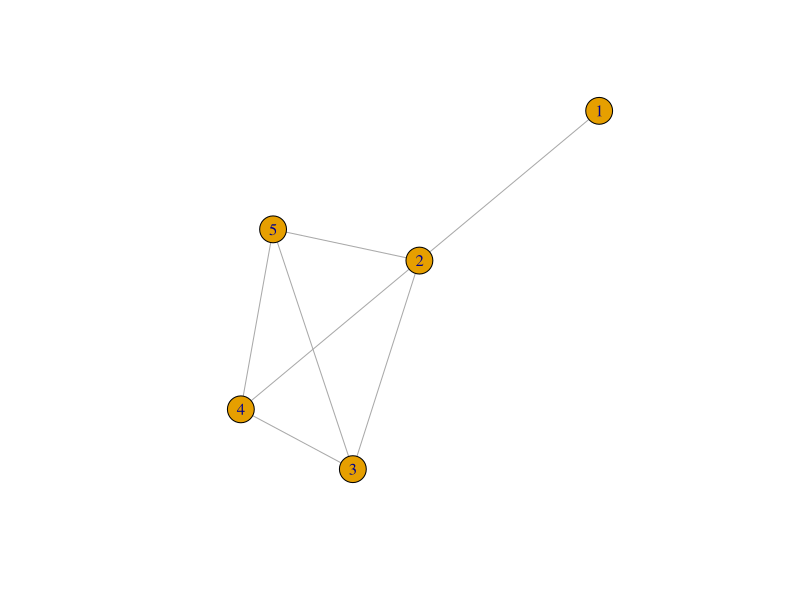

This figure's R source:

getPiValue = function (colors,graph){
	nodes = length(colors)
	score = 0 
	for ( n1 in 1:(nodes-1) ){
		for (n2 in (n1+1):nodes) {
			if ( (colors[n1]==colors[n2]) & are.connected(graph,n1,n2)){
				score = score+1 # add 1 if neighbors have same color 
			}
		}
	}
	return (exp(-1*score)) # low energy if too many nodes disagree on coloring 
}

library('igraph')
graph = graph(edges=c(1,2,2,3,3,4,4,5,2,5,3,5,2,4),directed=F)
# are.connected(graph,1,2)
plot(graph) 

colors = 1:4 # 4 colors allowed 
nodes = 5
init = rep(1,nodes) # initial colors are all identical 
tau = 1
stop = 1000 

iter = 0
while (iter < stop){
	iter = iter + 1
	if (iter > 100 & iter%%10==0){
		tau = tau * .90 # update tau => cooling step 
	}
	pi_before = getPiValue(init,graph)
	pickNode = sample (1:nodes,size=1)
	pickColor = sample(colors[-init[pickNode]],size=1) ## 4-1 colors possible 
	propose = init # change the colors
	propose[pickNode] = pickColor # change the colors
	pi_after = getPiValue(propose,graph)
	a_ij = min (1, (pi_after/pi_before)^(1/tau) ) # jump probability 
	if ( runif(1,min=0,max=1) <= a_ij ) {
		init = propose # accept the updated the colors 
	}
}
print (init) ## final coloring 

